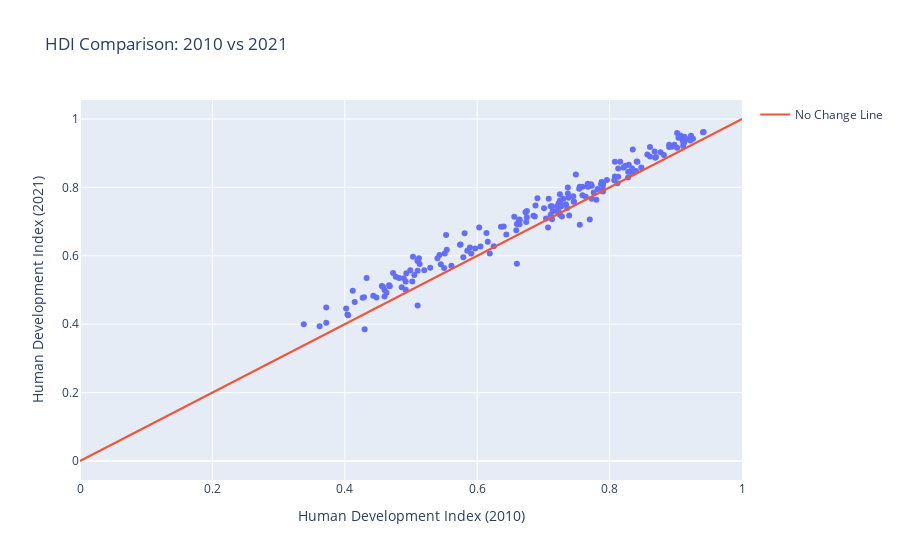

The notebook cell saved with this chart:
### Code cell
# 8. Scatter plot comparing HDI values in 2010 and 2021
fig8 = px.scatter(df_years, x='Human Development Index (2010)', y='Human Development Index (2021)', 
                  hover_name='Country', title='HDI Comparison: 2010 vs 2021')
fig8.add_trace(go.Scatter(x=[0, 1], y=[0, 1], mode='lines', name='No Change Line'))
fig8.show()

### Figure 1 — Plotly figure (JSON) as saved in the notebook; plotly's stock layout.template omitted (floating-point values rounded to 4 significant figures; data arrays with more than 128 entries replaced by an {"elided": "..."} marker saying what was removed)
{"data": [{"hovertemplate": "<b>%{hovertext}</b><br><br>Human Development Index (2010)=%{x}<br>Human Development Index (2021)=%{y}<extra></extra>", "hovertext": {"elided": "189 str values"}, "legendgroup": "", "marker": {"color": "#636efa", "symbol": "circle"}, "mode": "markers", "name": "", "orientation": "v", "showlegend": false, "type": "scatter", "x": {"elided": "189 float values"}, "xaxis": "x", "y": {"elided": "189 float values"}, "yaxis": "y"}, {"mode": "lines", "name": "No Change Line", "type": "scatter", "x": [0, 1], "y": [0, 1]}], "layout": {"legend": {"tracegroupgap": 0}, "title": {"text": "HDI Comparison: 2010 vs 2021"}, "xaxis": {"anchor": "y", "domain": [0, 1], "title": {"text": "Human Development Index (2010)"}}, "yaxis": {"anchor": "x", "domain": [0, 1], "title": {"text": "Human Development Index (2021)"}}}}
